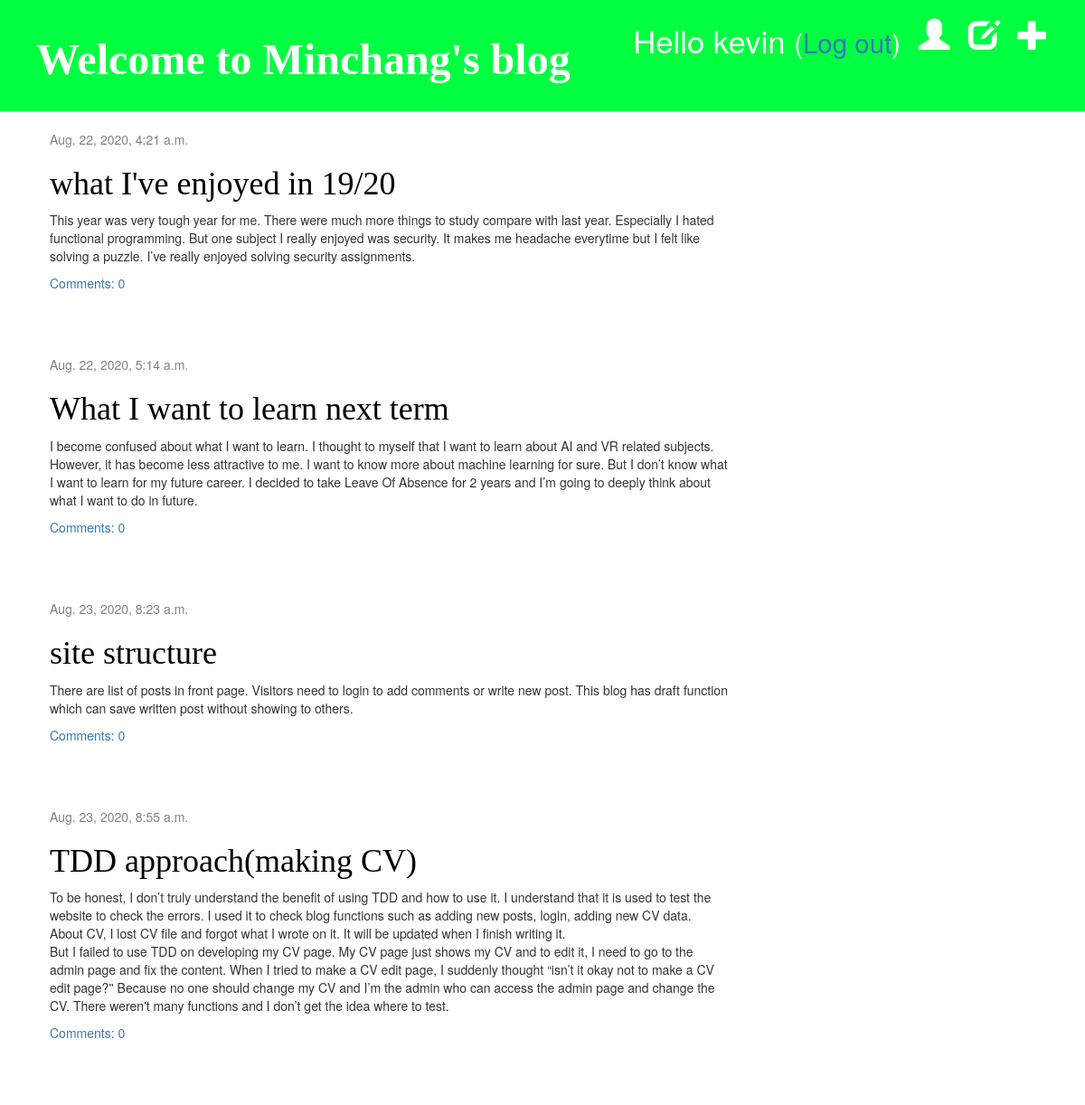
The app's page / (signed in) with its own data.
### blog/models.py (models this page shows, shortened)
class Post(models.Model):
    author = models.ForeignKey(settings.AUTH_USER_MODEL, on_delete = models.CASCADE)
    title = models.CharField(max_length=200)
    text = models.TextField()
    created_date = models.DateTimeField(
            default=timezone.now)
    published_date = models.DateTimeField(
            blank=True, null=True)
    def approved_comments(self):
        return self.comments.filter(approved_comment=True)

### blog/views.py (the view)
# urls.py: path('', views.post_list, name='post_list'),
def post_list(request):
    posts = Post.objects.filter(published_date__lte = timezone.now()).order_by('published_date')
    return render(request, 'blog/post_list.html', {'posts': posts})

### blog/templates/blog/post_list.html
{% extends 'blog/base.html' %}
{% block content %}
    {% for post in posts %}
      <div class="post">
        <div class="date">
          {{ post.published_date }}
        </div>
        <h1><a href="{% url 'post_detail' pk=post.pk %}">{{ post.title }}</a></h1>
        <p>{{ post.text|linebreaksbr }}</p>
        <a href="{% url 'post_detail' pk=post.pk %}">Comments: {{ post.approved_comments.count }}</a>
      </div>
    {% endfor %}
{% endblock %}

### blog/templates/blog/base.html (shortened to what this page needs)
{% load static %}
<html>
    <head>
        <link rel="stylesheet" href="//maxcdn.bootstrapcdn.com/bootstrap/3.2.0/css/bootstrap.min.css?after">
        <link rel="stylesheet" href="//maxcdn.bootstrapcdn.com/bootstrap/3.2.0/css/bootstrap-theme.min.css?after">
        <link rel="stylesheet" href="{% static 'css/blog.css' %}">
      </head>
      <body>
        <div class="page-header">
          {% if user.is_authenticated %}
            <a href="{% url 'post_new' %}" class="top-menu" name="new_post"><span class="glyphicon glyphicon-plus"></span></a>
            <a href="{% url 'post_draft_list' %}" class="top-menu" name="drafts"><span class="glyphicon glyphicon-edit"></span></a>
            <a href="{% url 'CV_list' %}" class="top-menu" name="CV"><span class="glyphicon glyphicon-user"></span></a>
            <p class="top-menu">Hello {{ user.username }} <small>(<a href="{% url 'logout' %}">Log out</a>)</small></p>
          {% else %}
            <a href="{% url 'login' %}" class="top-menu"><span class="glyphicon glyphicon-lock"></span></a>
            <a href="{% url 'CV_list' %}" class="top-menu" name="CV"><span class="glyphicon glyphicon-user"></span></a>
          {% endif %}
          <h1><a herf="{% url 'post_list' %}"><strong>Welcome to Minchang's blog</strong></a></h1>
        </div>
      <div class="content container">
          <div class="row">
              <div class="col-md-8">
              {% block content %}
              {% endblock %}
              </div>
          </div>
      </div>
    </body>
</html>

### blog/static/css/blog.css (style rules this page uses)
h1 a { color: #FCA205; font-family: 'Lobster'; }
body { padding-left: 0px; }
.page-header { background-color: #00FF40; margin-top: 0; padding: 20px 20px 20px 40px; }
.page-header h1, .page-header h1 a, .page-header h1 a:visited, .page-header h1 a:active { color: #ffffff; font-size: 36pt; text-decoration: none; }
.content { margin-left: 40px; }
h1, h2, h3, h4 { font-family: 'Lobster', cursive; }
.date { color: #828282; }
.top-menu, .top-menu:hover, .top-menu:visited { color: #ffffff; float: right; font-size: 26pt; margin-right: 20px; }
.post { margin-bottom: 70px; }
.post h1 a, .post h1 a:visited { color: #000000; }

### records on screen
Post: published_date "Aug. 22, 2020, 4:21 a.m.", title "what I've enjoyed in 19/20", text "This year was very tough year for me. There were much more things to study compare with last year. Especially I hated functional programming. But one subject I really enjoyed was security. It makes me headache everytime but I felt like solving a puzzle. I’ve really enjoyed solving security assignments.", approved_comments.count "0"
Post: published_date "Aug. 22, 2020, 5:14 a.m.", title "What I want to learn next term", text "I become confused about what I want to learn. I thought to myself that I want to learn about AI and VR related subjects. However, it has become less attractive to me. I want to know more about machine learning for sure. But I don’t know what I want to learn for my future career. I decided to take Leave Of Absence for 2 years and I’m going to deeply think about what I want to do in future.", approved_comments.count "0"
Post: published_date "Aug. 23, 2020, 8:23 a.m.", title "site structure", text "There are list of posts in front page. Visitors need to login to add comments or write new post. This blog has draft function which can save written post without showing to others.", approved_comments.count "0"
Post: published_date "Aug. 23, 2020, 8:55 a.m.", title "TDD approach(making CV)", text "To be honest, I don’t truly understand the benefit of using TDD and how to use it. I understand that it is used to test the website to check the errors. I used it to check blog functions such as adding new posts, login, adding new CV data. About CV, I lost CV file and forgot what I wrote on it. It will be updated when I finish writing it. But I failed to use TDD on developing my CV page. My CV page just shows my CV and to edit it, I need to go to the admin page and fix the content. When I tried to make a CV edit page, I suddenly thought “isn’t it okay not to make a CV edit page?'' Because no one should change my CV and I’m the admin who can access the admin page and change the CV. There…", approved_comments.count "0"

### other values on screen
{{ user.username }} "kevin"
